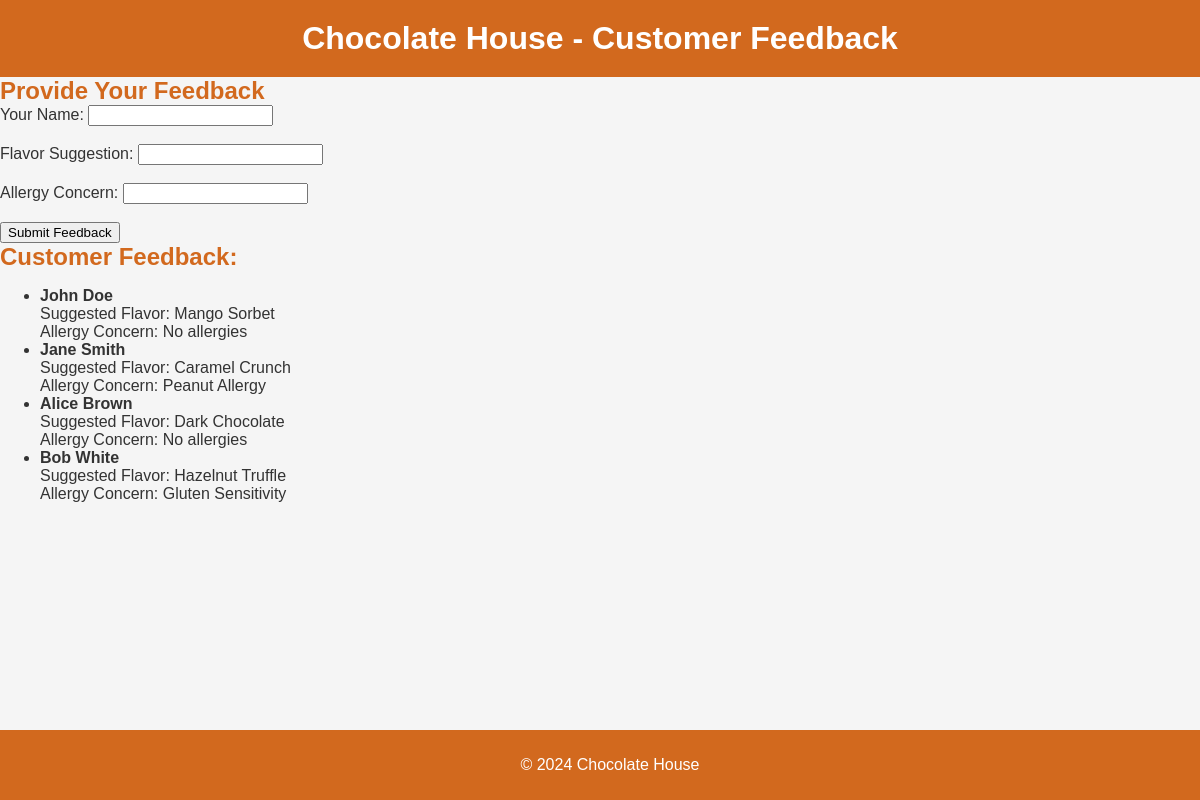
Screenshot of /feedback with the database file from the repository.
### tables this page shows
CREATE TABLE customer_feedback (
    id INTEGER PRIMARY KEY AUTOINCREMENT,
    customer_name TEXT,
    flavor_suggestion TEXT,
    allergy_concern TEXT
);

### app.py (the view, shortened to what this page needs)
@app.route('/feedback', methods=['GET', 'POST'])
def feedback():
    feedbacks = query_db("SELECT * FROM customer_feedback")
    return render_template('feedback.html', feedbacks=feedbacks)

### app.py (called while the page is built)
def query_db(query, args=(), one=False):
    try:
        connection = sqlite3.connect(DB_PATH)
        cursor = connection.cursor()
        cursor.execute(query, args)
        rv = cursor.fetchall()
        connection.commit()
        connection.close()
        return (rv[0] if rv else None) if one else rv
    except sqlite3.Error as e:
        print(f"Database error: {e}")
        return []
    except Exception as e:
        print(f"General error: {e}")
        return []

### templates/feedback.html (shortened to what this page needs)
<!DOCTYPE html>
<html lang="en">
<head>
    <link rel="stylesheet" href="{{ url_for('static', filename='style.css') }}">
</head>
<body>
    <header>
        <h1>Chocolate House - Customer Feedback</h1>
    </header>
    <section id="add-feedback-form">
        <h2>Provide Your Feedback</h2>
        <form action="/feedback" method="POST">
            <label for="customer_name">Your Name:</label>
            <input type="text" id="customer_name" name="customer_name" required><br><br>
            <label for="flavor_suggestion">Flavor Suggestion:</label>
            <input type="text" id="flavor_suggestion" name="flavor_suggestion"><br><br>
            <label for="allergy_concern">Allergy Concern:</label>
            <input type="text" id="allergy_concern" name="allergy_concern"><br><br>
            <button type="submit">Submit Feedback</button>
        </form>
    </section>
    <section id="feedback-list">
        <h2>Customer Feedback:</h2>
        <ul>
            {% for feedback in feedbacks %}
                <li>
                    <strong>{{ feedback[1] }}</strong><br>
                    Suggested Flavor: {{ feedback[2] }}<br>
                    Allergy Concern: {{ feedback[3] }}
                </li>
            {% endfor %}
        </ul>
    </section>
    <footer>
        <p>&copy; 2024 Chocolate House</p>
    </footer>
</body>
</html>

### static/style.css (style rules this page uses)
body { font-family: Arial, sans-serif; background-color: #f5f5f5; color: #333; margin: 0; padding: 0; }
header { background-color: #d2691e; color: white; text-align: center; padding: 20px; }
footer { background-color: #d2691e; color: white; text-align: center; padding: 10px; position: fixed; width: 100%; bottom: 0; }
h1, h2 { margin: 0; }
h2 { color: #d2691e; }

### rows the page displays
customer_feedback: customer_name "John Doe", flavor_suggestion "Mango Sorbet", allergy_concern "No allergies"
customer_feedback: customer_name "Jane Smith", flavor_suggestion "Caramel Crunch", allergy_concern "Peanut Allergy"
customer_feedback: customer_name "Alice Brown", flavor_suggestion "Dark Chocolate", allergy_concern "No allergies"
customer_feedback: customer_name "Bob White", flavor_suggestion "Hazelnut Truffle", allergy_concern "Gluten Sensitivity"
